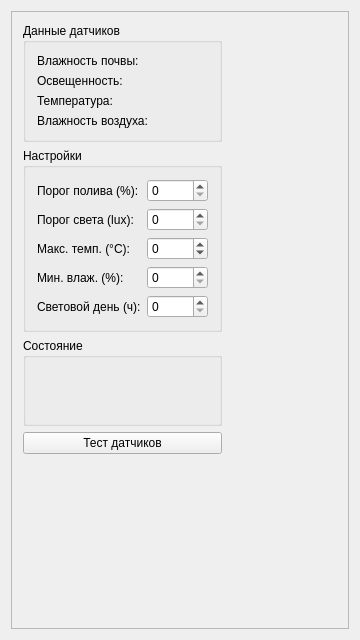
<?xml version="1.0" encoding="UTF-8"?>
<ui version="4.0">
 <class>MainWindow</class>
 <widget class="QMainWindow" name="MainWindow">
  <property name="geometry">
   <rect>
    <x>0</x>
    <y>0</y>
    <width>360</width>
    <height>640</height>
   </rect>
  </property>
  <property name="windowTitle">
   <string>Умная теплица</string>
  </property>
  <widget class="QWidget" name="centralWidget">
   <layout class="QVBoxLayout" name="mainLayout">
    <item>
     <widget class="QScrollArea" name="scrollArea">
      <widget class="QWidget" name="scrollContent">
       <property name="geometry">
        <rect>
         <x>0</x>
         <y>0</y>
         <width>221</width>
         <height>453</height>
        </rect>
       </property>
       <layout class="QVBoxLayout" name="contentLayout">
        <item>
         <widget class="QGroupBox" name="sensorsGroup">
          <property name="title">
           <string>Данные датчиков</string>
          </property>
          <layout class="QGridLayout" name="sensorsGrid">
           <item row="0" column="0">
            <widget class="QLabel" name="labelSoil">
             <property name="text">
              <string>Влажность почвы:</string>
             </property>
            </widget>
           </item>
           <item row="0" column="1">
            <widget class="QLabel" name="soilMoistureLabel"/>
           </item>
           <item row="1" column="0">
            <widget class="QLabel" name="labelLight">
             <property name="text">
              <string>Освещенность:</string>
             </property>
            </widget>
           </item>
           <item row="1" column="1">
            <widget class="QLabel" name="lightValueLabel"/>
           </item>
           <item row="2" column="0">
            <widget class="QLabel" name="labelTemp">
             <property name="text">
              <string>Температура:</string>
             </property>
            </widget>
           </item>
           <item row="2" column="1">
            <widget class="QLabel" name="temperatureLabel"/>
           </item>
           <item row="3" column="0">
            <widget class="QLabel" name="labelHumidity">
             <property name="text">
              <string>Влажность воздуха:</string>
             </property>
            </widget>
           </item>
           <item row="3" column="1">
            <widget class="QLabel" name="humidityLabel"/>
           </item>
          </layout>
         </widget>
        </item>
        <item>
         <widget class="QGroupBox" name="settingsGroup">
          <property name="title">
           <string>Настройки</string>
          </property>
          <layout class="QGridLayout" name="settingsGrid">
           <item row="0" column="0">
            <widget class="QLabel" name="labelMoistureThreshold">
             <property name="text">
              <string>Порог полива (%):</string>
             </property>
            </widget>
           </item>
           <item row="0" column="1">
            <widget class="QSpinBox" name="soilMoistureSpin">
             <property name="maximum">
              <number>100</number>
             </property>
            </widget>
           </item>
           <item row="1" column="0">
            <widget class="QLabel" name="labelLightThreshold">
             <property name="text">
              <string>Порог света (lux):</string>
             </property>
             <property name="scaledContents">
              <bool>true</bool>
             </property>
            </widget>
           </item>
           <item row="1" column="1">
            <widget class="QSpinBox" name="lightThresholdSpin">
             <property name="maximum">
              <number>1000</number>
             </property>
            </widget>
           </item>
           <item row="2" column="0">
            <widget class="QLabel" name="labelTempThreshold">
             <property name="text">
              <string>Макс. темп. (°C):</string>
             </property>
            </widget>
           </item>
           <item row="2" column="1">
            <widget class="QSpinBox" name="temperatureSpin">
             <property name="minimum">
              <number>-50</number>
             </property>
             <property name="maximum">
              <number>50</number>
             </property>
            </widget>
           </item>
           <item row="3" column="0">
            <widget class="QLabel" name="labelHumidityThreshold">
             <property name="text">
              <string>Мин. влаж. (%):</string>
             </property>
            </widget>
           </item>
           <item row="3" column="1">
            <widget class="QSpinBox" name="humiditySpin">
             <property name="maximum">
              <number>100</number>
             </property>
            </widget>
           </item>
           <item row="4" column="0">
            <widget class="QLabel" name="labelLightTime">
             <property name="text">
              <string>Световой день (ч):</string>
             </property>
            </widget>
           </item>
           <item row="4" column="1">
            <widget class="QSpinBox" name="lightTimeSpin">
             <property name="maximum">
              <number>24</number>
             </property>
            </widget>
           </item>
          </layout>
         </widget>
        </item>
        <item>
         <widget class="QGroupBox" name="statusGroup">
          <property name="enabled">
           <bool>true</bool>
          </property>
          <property name="title">
           <string>Состояние</string>
          </property>
          <layout class="QGridLayout" name="statusGrid">
           <item row="0" column="0">
            <widget class="QLabel" name="pumpStatus"/>
           </item>
           <item row="0" column="1">
            <widget class="QLabel" name="lampStatus"/>
           </item>
           <item row="1" column="0">
            <widget class="QLabel" name="humidifierStatus"/>
           </item>
           <item row="1" column="1">
            <widget class="QLabel" name="lightRemainingLabel"/>
           </item>
          </layout>
         </widget>
        </item>
        <item>
         <widget class="QPushButton" name="testButton">
          <property name="text">
           <string>Тест датчиков</string>
          </property>
         </widget>
        </item>
       </layout>
      </widget>
     </widget>
    </item>
   </layout>
  </widget>
 </widget>
 <layoutdefault spacing="6" margin="11"/>
 <resources/>
 <connections/>
</ui>
